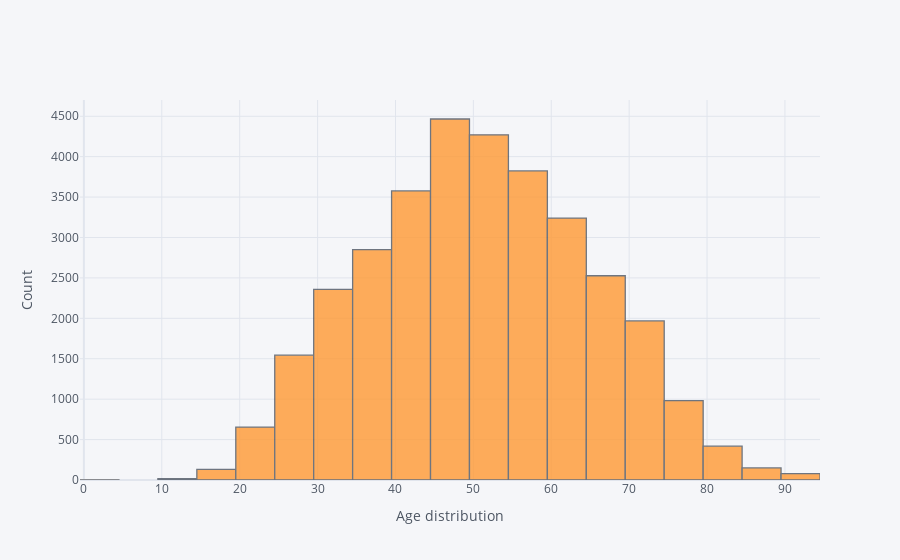

Notebook code for this chart:
### Markdown cell above
## Age Distribution of patients

### Code cell
train_df['age_approx'].iplot(kind='hist',bins=30,color='orange',xTitle='Age distribution',yTitle='Count')

### Figure 1 — Plotly figure (JSON) as saved in the notebook; plotly's stock layout.template omitted (floating-point values rounded to 4 significant figures; data arrays with more than 128 entries replaced by an {"elided": "..."} marker saying what was removed)
{"data": [{"opacity": 0.8, "name": "age_approx", "histnorm": "", "nbinsx": 30, "histfunc": "count", "marker": {"color": "rgba(255, 153, 51, 1.0)", "line": {"color": "#4D5663", "width": 1.3}}, "x": {"elided": "33126 int values"}, "type": "histogram", "orientation": "v"}], "layout": {"xaxis": {"tickfont": {"color": "#4D5663"}, "zerolinecolor": "#E1E5ED", "title": {"text": "Age distribution", "font": {"color": "#4D5663"}}, "gridcolor": "#E1E5ED", "showgrid": true}, "title": {"font": {"color": "#4D5663"}}, "paper_bgcolor": "#F5F6F9", "plot_bgcolor": "#F5F6F9", "yaxis": {"tickfont": {"color": "#4D5663"}, "zerolinecolor": "#E1E5ED", "title": {"text": "Count", "font": {"color": "#4D5663"}}, "gridcolor": "#E1E5ED", "showgrid": true}, "barmode": "overlay", "legend": {"bgcolor": "#F5F6F9", "font": {"color": "#4D5663"}}}}
